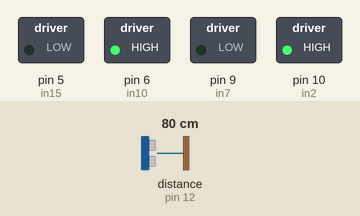
Simulated run of this sketch. Board: Arduino Uno, built with avr-gcc and run on an emulated ATmega328P. Shown: switched loads named in the sketch (green lamp = pin HIGH). Wiring (inferred from the names in the program): ultrasonic range finder: trigger pin 13; echo pin 12. Inputs (shaded band) come from the test bench; at power-on: distance to the obstacle (sensor on pin 12) 80 cm. The echo pulse lasts 58.3 µs per cm; pins used as bus, display or sensor lines are not drawn.

Above: at 3.8 s.
3.9 s: distance to the obstacle (sensor on pin 12) set to 32 cm
7.8 s: distance to the obstacle (sensor on pin 12) set to 27 cm
At 10.3 s:
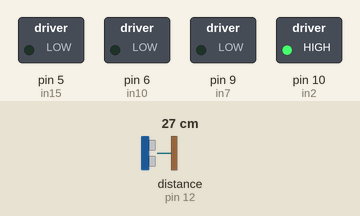
11.7 s: distance to the obstacle (sensor on pin 12) set to 35 cm
At 12.8 s:
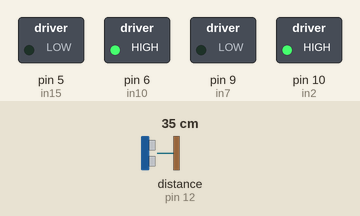
15.6 s: distance to the obstacle (sensor on pin 12) set to 2 cm
At 18.6 s:
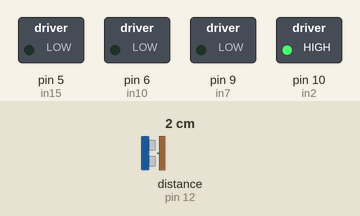
Timing chart, 0 to 20.1 s (numbered marks = the images above; inputs shaded):
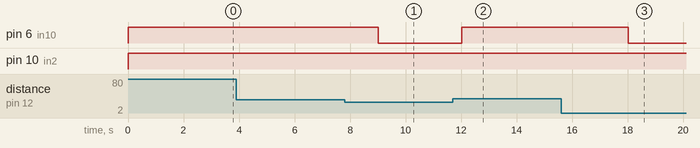

The sketch:

distance_sensor_almost_worked.ino
```cpp
const int trigPin = 13;
const int echoPin = 12;
const int in2 = 10;
const int in7 = 9;
const int in10 = 6;
const int in15 = 5;

void setup()
{
  pinMode(trigPin, OUTPUT);
  pinMode(echoPin, INPUT);
  pinMode(in2, OUTPUT);
  pinMode(in7, OUTPUT);
  pinMode(in10, OUTPUT);
  pinMode(in15, OUTPUT);
}
long duration, distance;

void loop()
{
  digitalWrite(trigPin, LOW);
  delayMicroseconds(2);
  digitalWrite(trigPin, HIGH);
  delayMicroseconds(10);
  digitalWrite(trigPin, LOW);
  duration = pulseIn(echoPin, HIGH);
  distance = duration/58.2;
  if(distance < 30)
    {
      digitalWrite(in2, HIGH);
      digitalWrite(in7, LOW);
      digitalWrite(in10, LOW);
      digitalWrite(in15, LOW);
      delay(500);     // turns left for 0.5 sec- only right wheel moves
    }

  else
    {
      digitalWrite(in2, HIGH);
      digitalWrite(in7, LOW);
      digitalWrite(in10, HIGH);
      digitalWrite(in15, LOW);
      delay(2000);    // goes straight - both wheels move
    }
delay(1000);
}
```

Measured:
- the behaviour switches between 30 and 29 cm on distance to the obstacle (sensor on pin 12) (found by bisection; images 0 and 1)
- after the input at 3.9 s, every drawn part: stays the same
- after the input at 7.8 s, pin 6 (in10): HIGH → LOW after 1.2 s
- after the input at 11.7 s, pin 6 (in10): LOW → HIGH after 0.32 s
- after the input at 15.6 s, pin 6 (in10): HIGH → LOW after 2.4 s
